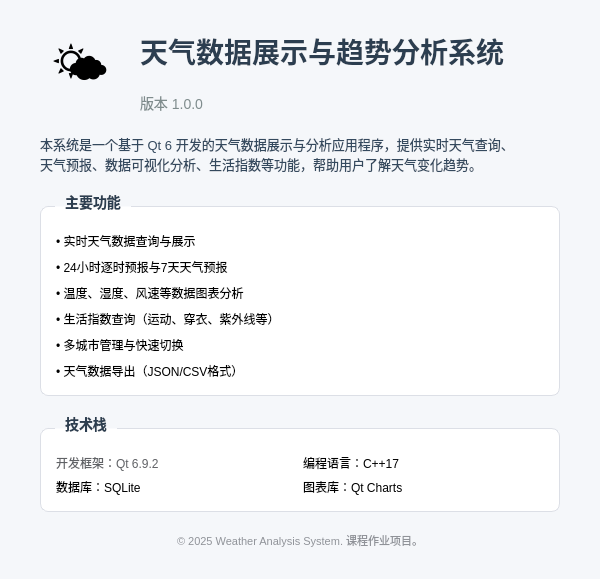
<?xml version="1.0" encoding="UTF-8"?>
<ui version="4.0">
 <class>AboutWidget</class>
 <widget class="QWidget" name="AboutWidget">
  <property name="geometry">
   <rect>
    <x>0</x>
    <y>0</y>
    <width>600</width>
    <height>500</height>
   </rect>
  </property>
  <property name="windowTitle">
   <string>关于</string>
  </property>
  <property name="styleSheet">
   <string notr="true">QWidget#AboutWidget {
    background-color: #f5f7fa;
}

QLabel#titleLabel {
    font-size: 28px;
    font-weight: bold;
    color: #2c3e50;
}

QLabel#versionLabel {
    font-size: 14px;
    color: #7f8c8d;
}

QLabel#descLabel {
    font-size: 13px;
    color: #34495e;
    line-height: 1.6;
}

QGroupBox {
    font-size: 14px;
    font-weight: bold;
    color: #2c3e50;
    border: 1px solid #dcdfe6;
    border-radius: 8px;
    margin-top: 12px;
    padding-top: 10px;
    background-color: white;
}

QGroupBox::title {
    subcontrol-origin: margin;
    left: 15px;
    padding: 0 8px;
}

QLabel#infoLabel {
    font-size: 12px;
    color: #606266;
}

QLabel#copyrightLabel {
    font-size: 11px;
    color: #909399;
}</string>
  </property>
  <layout class="QVBoxLayout" name="verticalLayout">
   <property name="spacing">
    <number>20</number>
   </property>
   <property name="leftMargin">
    <number>40</number>
   </property>
   <property name="topMargin">
    <number>30</number>
   </property>
   <property name="rightMargin">
    <number>40</number>
   </property>
   <property name="bottomMargin">
    <number>30</number>
   </property>
   <item>
    <layout class="QHBoxLayout" name="headerLayout">
     <item>
      <widget class="QLabel" name="iconLabel">
       <property name="minimumSize">
        <size>
         <width>80</width>
         <height>80</height>
        </size>
       </property>
       <property name="maximumSize">
        <size>
         <width>80</width>
         <height>80</height>
        </size>
       </property>
       <property name="text">
        <string>🌤️</string>
       </property>
       <property name="alignment">
        <set>Qt::AlignmentFlag::AlignCenter</set>
       </property>
       <property name="styleSheet">
        <string notr="true">font-size: 48px;</string>
       </property>
      </widget>
     </item>
     <item>
      <layout class="QVBoxLayout" name="titleLayout">
       <item>
        <widget class="QLabel" name="titleLabel">
         <property name="text">
          <string>天气数据展示与趋势分析系统</string>
         </property>
        </widget>
       </item>
       <item>
        <widget class="QLabel" name="versionLabel">
         <property name="text">
          <string>版本 1.0.0</string>
         </property>
        </widget>
       </item>
      </layout>
     </item>
     <item>
      <spacer name="headerSpacer">
       <property name="orientation">
        <enum>Qt::Orientation::Horizontal</enum>
       </property>
       <property name="sizeHint" stdset="0">
        <size>
         <width>40</width>
         <height>20</height>
        </size>
       </property>
      </spacer>
     </item>
    </layout>
   </item>
   <item>
    <widget class="QLabel" name="descLabel">
     <property name="text">
      <string>本系统是一个基于 Qt 6 开发的天气数据展示与分析应用程序，提供实时天气查询、
天气预报、数据可视化分析、生活指数等功能，帮助用户了解天气变化趋势。</string>
     </property>
     <property name="wordWrap">
      <bool>true</bool>
     </property>
    </widget>
   </item>
   <item>
    <widget class="QGroupBox" name="featureGroup">
     <property name="title">
      <string>主要功能</string>
     </property>
     <layout class="QVBoxLayout" name="featureLayout">
      <property name="spacing">
       <number>8</number>
      </property>
      <property name="leftMargin">
       <number>15</number>
      </property>
      <property name="topMargin">
       <number>15</number>
      </property>
      <property name="rightMargin">
       <number>15</number>
      </property>
      <property name="bottomMargin">
       <number>15</number>
      </property>
      <item>
       <widget class="QLabel" name="feature1">
        <property name="text">
         <string>• 实时天气数据查询与展示</string>
        </property>
       </widget>
      </item>
      <item>
       <widget class="QLabel" name="feature2">
        <property name="text">
         <string>• 24小时逐时预报与7天天气预报</string>
        </property>
       </widget>
      </item>
      <item>
       <widget class="QLabel" name="feature3">
        <property name="text">
         <string>• 温度、湿度、风速等数据图表分析</string>
        </property>
       </widget>
      </item>
      <item>
       <widget class="QLabel" name="feature4">
        <property name="text">
         <string>• 生活指数查询（运动、穿衣、紫外线等）</string>
        </property>
       </widget>
      </item>
      <item>
       <widget class="QLabel" name="feature5">
        <property name="text">
         <string>• 多城市管理与快速切换</string>
        </property>
       </widget>
      </item>
      <item>
       <widget class="QLabel" name="feature6">
        <property name="text">
         <string>• 天气数据导出（JSON/CSV格式）</string>
        </property>
       </widget>
      </item>
     </layout>
    </widget>
   </item>
   <item>
    <widget class="QGroupBox" name="techGroup">
     <property name="title">
      <string>技术栈</string>
     </property>
     <layout class="QGridLayout" name="techLayout">
      <property name="leftMargin">
       <number>15</number>
      </property>
      <property name="topMargin">
       <number>15</number>
      </property>
      <property name="rightMargin">
       <number>15</number>
      </property>
      <property name="bottomMargin">
       <number>15</number>
      </property>
      <item row="0" column="0">
       <widget class="QLabel" name="infoLabel">
        <property name="text">
         <string>开发框架：Qt 6.9.2</string>
        </property>
       </widget>
      </item>
      <item row="0" column="1">
       <widget class="QLabel" name="infoLabel2">
        <property name="text">
         <string>编程语言：C++17</string>
        </property>
       </widget>
      </item>
      <item row="1" column="0">
       <widget class="QLabel" name="infoLabel3">
        <property name="text">
         <string>数据库：SQLite</string>
        </property>
       </widget>
      </item>
      <item row="1" column="1">
       <widget class="QLabel" name="infoLabel4">
        <property name="text">
         <string>图表库：Qt Charts</string>
        </property>
       </widget>
      </item>
     </layout>
    </widget>
   </item>
   <item>
    <spacer name="verticalSpacer">
     <property name="orientation">
      <enum>Qt::Orientation::Vertical</enum>
     </property>
     <property name="sizeHint" stdset="0">
      <size>
       <width>20</width>
       <height>40</height>
      </size>
     </property>
    </spacer>
   </item>
   <item>
    <widget class="QLabel" name="copyrightLabel">
     <property name="text">
      <string>© 2025 Weather Analysis System. 课程作业项目。</string>
     </property>
     <property name="alignment">
      <set>Qt::AlignmentFlag::AlignCenter</set>
     </property>
    </widget>
   </item>
  </layout>
 </widget>
 <resources/>
 <connections/>
</ui>
